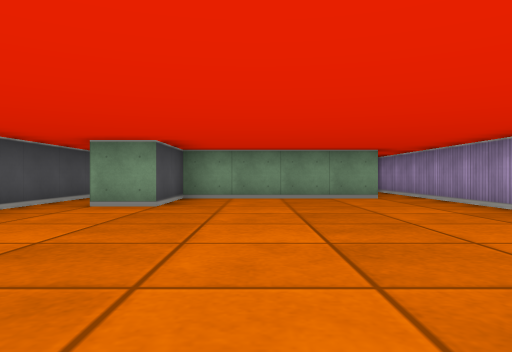
[1] (above)

16 first-person views from a walk through a cub3D level. The camera is about half as high as the walls, looks level and sees 70° across. The floor is counted in squares. Each view is taken from the middle of a square. On the plan, view 1 faces up. The plan holds only what a view shows up to about 9 squares ahead; the rest is blank.

[2]
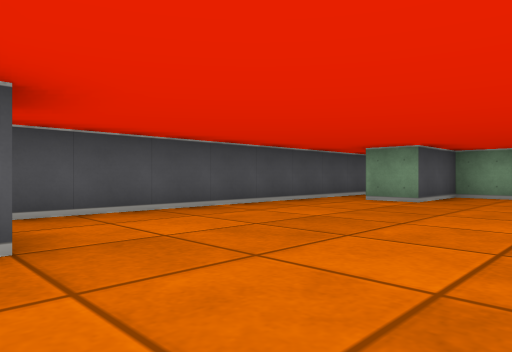

[3]
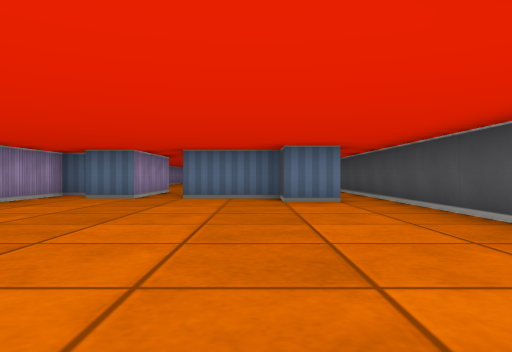

[4]
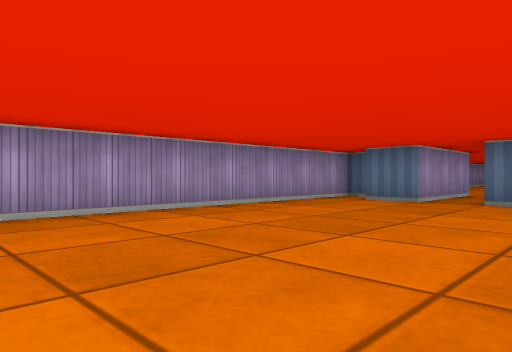

[5]
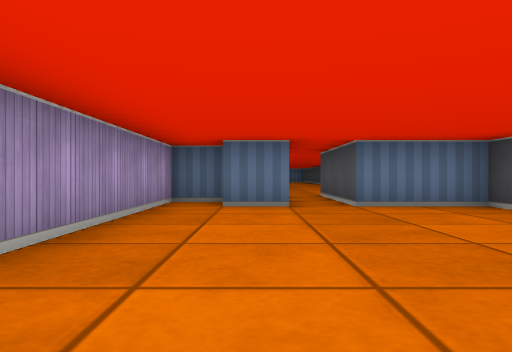

[6]
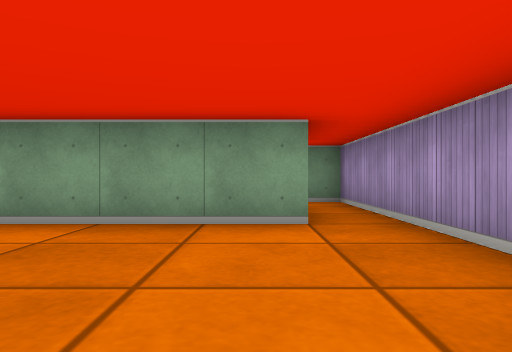

[7]
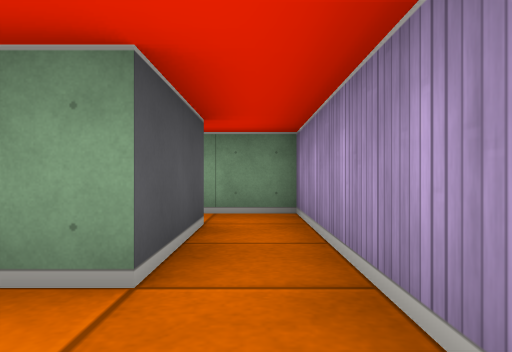

[8]
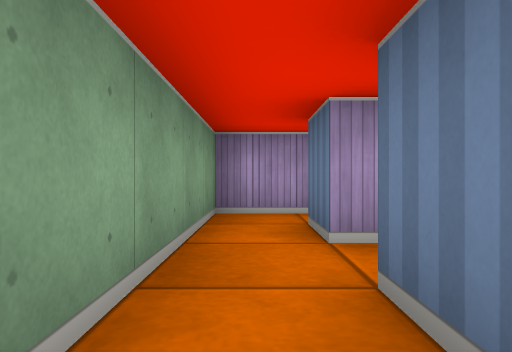

[9]
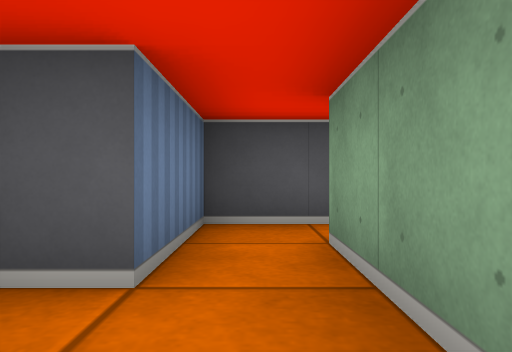

[10]
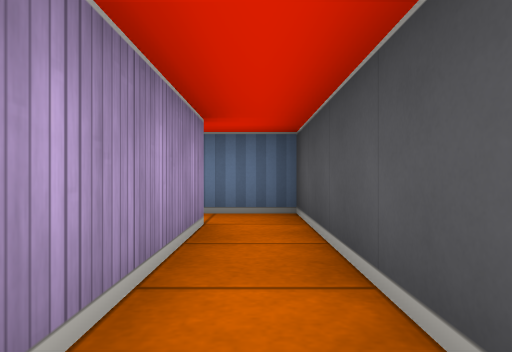

[11]
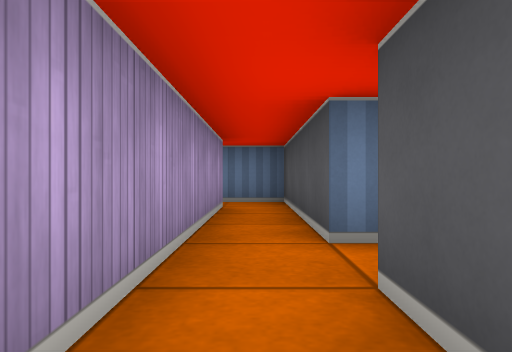

[12]
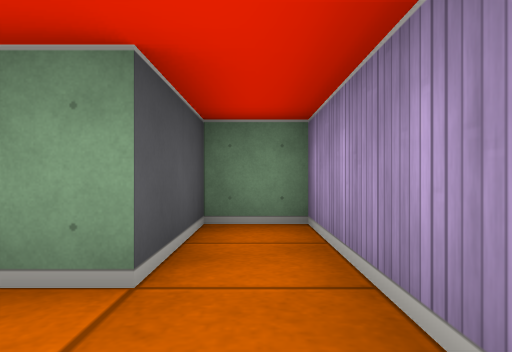

[13]
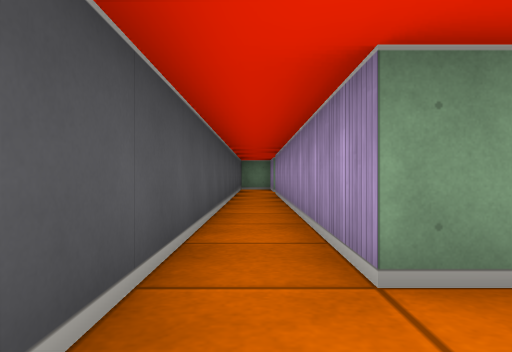

[14]
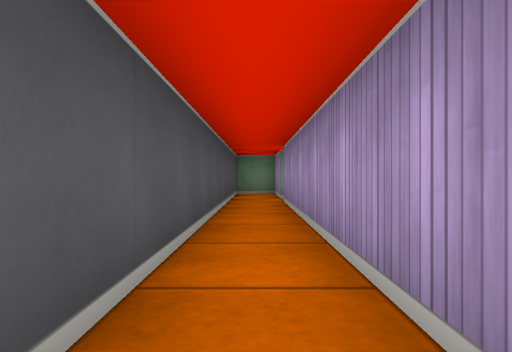

[15]
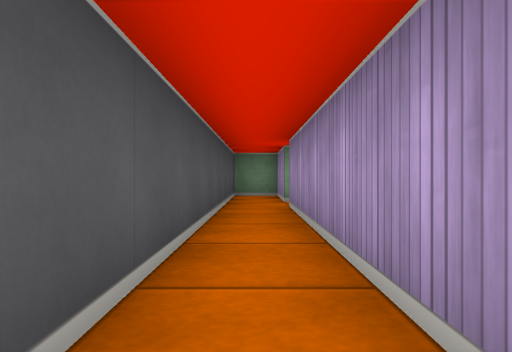

[16]
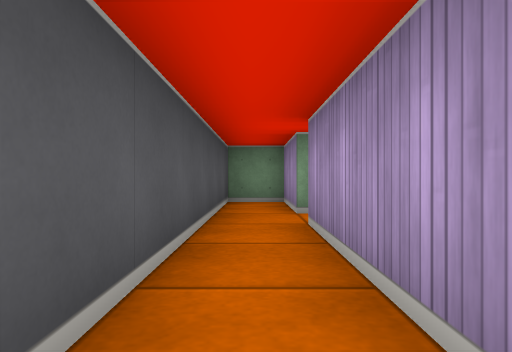

### Floor plan
Ten units are one square. View 1 is at (0, 0); x grows to the right and y downward. Boxes are objects, and circles mark ways between rooms. Rooms are numbered by the first view taken in them; rooms with no view inside come last. Other rooms are left out.
<svg viewBox="-40 -170 80 220">
<path fill="none" stroke="#000" d="M25 -75 -15 -75 -15 -55 -25 -55 -25 -135M-26 5 -15 5 -15 15 5 15 5 45M25 25 35 25 35 -75M15 45 15 15 25 15M-15 -145 -25 -145 -25 -165 -35 -165 -35 30M-15 -135 -15 -95 -5 -95M-5 -105 -5 -165 -15 -165 -15 -145M15 -95 25 -95 25 -75M-5 -95 5 -95 5 -89M35 -75 35 -105 -5 -105"/>
<circle cx="-20" cy="-140" r="3" fill="#2a7"/>
<circle cx="30" cy="-85" r="3" fill="#2a7"/>
<circle cx="0" cy="-100" r="3" fill="#2a7"/>
<text x="0" y="-40">1</text>
<text x="-10" y="-130">2</text>
<text x="20" y="-100">3</text>
</svg>
Room 1 opens to room 2. Room 1 opens to room 3. Room 2 opens to room 3.

Where each view was taken, in squares from view 1:
view 1: 0 up, 0 right, facing up
view 2: 1 down, 1 right, facing up-left
view 3: 6 up, 1 left, facing down
view 4: 5 up, 1 left, facing down-right
view 5: 4 up, 2 right, facing down
view 6: 4 up, 2 right, facing up
view 7: 6 up, 3 right, facing up
view 8: 10 up, 1 left, facing right
view 9: 10 up, 2 right, facing left
view 10: 14 up, 1 left, facing down
view 11: 16 up, 1 left, facing down
view 12: 13 up, 1 left, facing up
view 13: 4 up, 3 left, facing up
view 14: 7 up, 3 left, facing up
view 15: 8 up, 3 left, facing up
view 16: 10 up, 3 left, facing up
